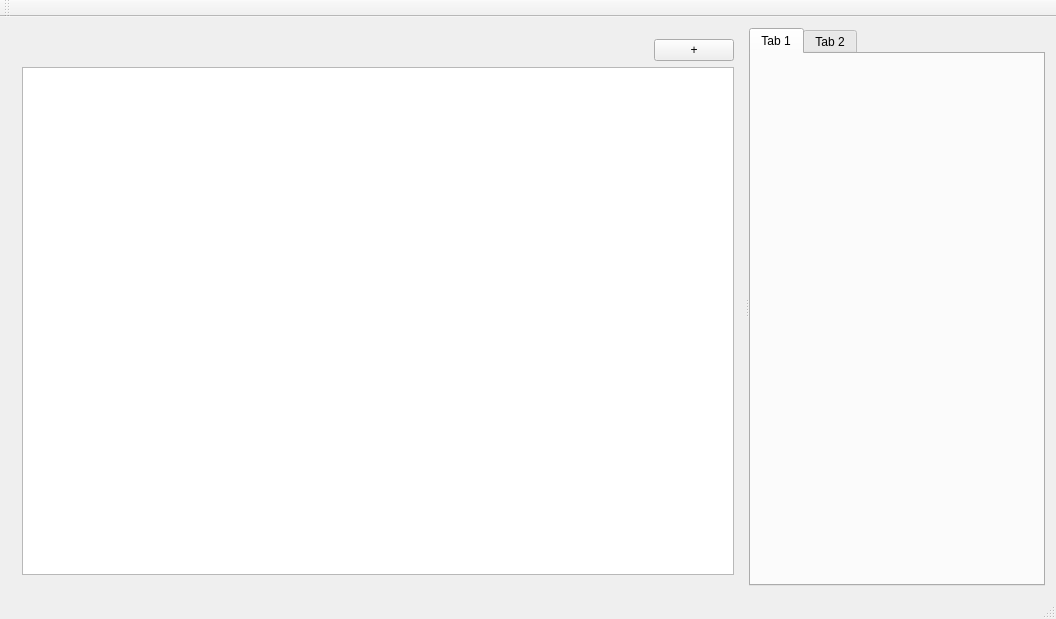
<?xml version="1.0" encoding="UTF-8"?>
<ui version="4.0">
 <class>MainWindow</class>
 <widget class="QMainWindow" name="MainWindow">
  <property name="geometry">
   <rect>
    <x>0</x>
    <y>0</y>
    <width>1056</width>
    <height>619</height>
   </rect>
  </property>
  <property name="windowTitle">
   <string>MainWindow</string>
  </property>
  <widget class="QWidget" name="centralWidget">
   <layout class="QVBoxLayout" name="verticalLayout">
    <item>
     <widget class="QSplitter" name="splitter">
      <property name="orientation">
       <enum>Qt::Horizontal</enum>
      </property>
      <widget class="QWidget" name="verticalLayoutWidget_2">
       <layout class="QVBoxLayout" name="verticalLayout_2">
        <item>
         <layout class="QHBoxLayout" name="horizontalLayout_2">
          <item>
           <spacer name="horizontalSpacer">
            <property name="orientation">
             <enum>Qt::Horizontal</enum>
            </property>
            <property name="sizeHint" stdset="0">
             <size>
              <width>40</width>
              <height>20</height>
             </size>
            </property>
           </spacer>
          </item>
          <item>
           <widget class="QPushButton" name="pushButton">
            <property name="text">
             <string>+</string>
            </property>
           </widget>
          </item>
         </layout>
        </item>
        <item>
         <widget class="QListWidget" name="listWidget"/>
        </item>
       </layout>
      </widget>
      <widget class="QTabWidget" name="tabWidget">
       <widget class="QWidget" name="tab">
        <attribute name="title">
         <string>Tab 1</string>
        </attribute>
       </widget>
       <widget class="QWidget" name="tab_2">
        <attribute name="title">
         <string>Tab 2</string>
        </attribute>
       </widget>
      </widget>
     </widget>
    </item>
   </layout>
  </widget>
  <widget class="QMenuBar" name="menuBar">
   <property name="geometry">
    <rect>
     <x>0</x>
     <y>0</y>
     <width>1056</width>
     <height>26</height>
    </rect>
   </property>
  </widget>
  <widget class="QToolBar" name="mainToolBar">
   <attribute name="toolBarArea">
    <enum>TopToolBarArea</enum>
   </attribute>
   <attribute name="toolBarBreak">
    <bool>false</bool>
   </attribute>
  </widget>
  <widget class="QStatusBar" name="statusBar"/>
 </widget>
 <layoutdefault spacing="6" margin="11"/>
 <resources/>
 <connections/>
</ui>
